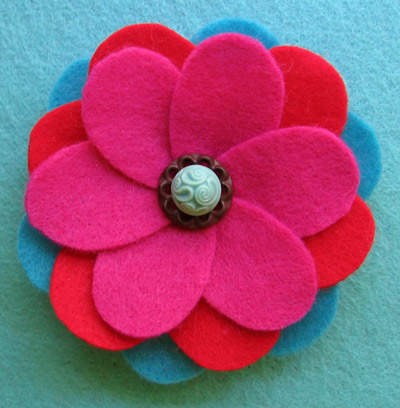
%> input picture Input/flower.jpg, 400 x 408 px
$ octave Photocopy.m   (GNU Octave 9; MATLAB toolbox functions it lacks are replaced by stand-ins)
%> lines starting %> are read from the running program, lines starting %| are printed output that depends on the picture; in (x1, y1, x2, y2) boxes, pixels count from 0 and x2, y2 are one past the last pixel; in counts of white or black regions, pixels touching at a corner belong together; the program's own positions count from 1
%Loading input image
InputImage = imread("flower.jpg");
%> InputImage is the input picture: size 408x400x3 uint8; mean R, G, B 150.2, 87.4, 119.7
%Convert the input image into grayscale
GrayImage = rgb2gray(InputImage);
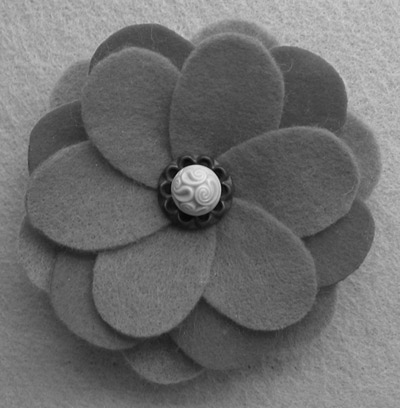
%> GrayImage: size 408x400 uint8; min 5, max 233, mean 109.8
%Convert the Gray image's pixel value into double
GrayImageDouble = double(GrayImage);
% Copying the input image in a variable
OutputImaget80 = GrayImageDouble;
%Selecting a threshhold value for applying effects
Threshold = 100;
% This loop is for row of the matrix
for row = 1 : size(GrayImageDouble, 1)
    % This loop is for column of the matrix
    for column = 1 : size(GrayImageDouble, 2)
        % If pixel value is less then the threshold value then calculate
        % the pixel value from the formula.
        % NewPixelVal = (PixelValue * (Threshold - PixelValue))/ Threshold^2
        if  Threshold > GrayImageDouble(row,column)
            OutputImaget80(row, column) = 0;
        else
            % If pixel value is greater than the threshold value then set
            % NewPixelVal = 255;
            OutputImaget80(row, column) = 255;
        end
    end
end
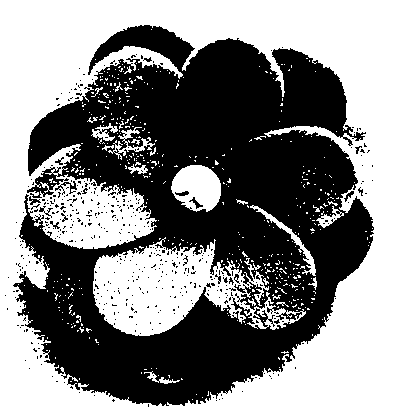
%> OutputImaget80: size 408x400 double; 51.4% white; 469 black regions (453 under 20 px), largest, box (x1, y1, x2, y2) and area: (13, 25, 374, 406) 77493, (55, 181, 77, 195) 93, (189, 197, 203, 209) 51
%Display Input and Output Image
% Display Input and Output Image
subplot(1,2, 1);
imshow(uint8(uint8(InputImage)), []);
title('Input image');
subplot(1,2, 2);
imshow(uint8(uint8(OutputImaget80)), []);
title('Output image');

$ run again, with Input/cat.png saved as Input/flower.jpg
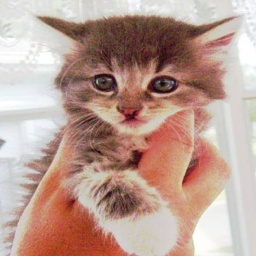
%> input picture Input/cat.png, 256 x 256 px
%> InputImage is the input picture: size 256x256x3 uint8; mean R, G, B 188, 158.8, 147.9
%> `GrayImage = rgb2gray(InputImage);`:
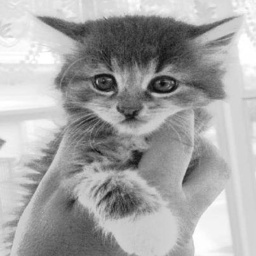
%> GrayImage: size 256x256 uint8; min 9, max 255, mean 166.3
%> after the loop `for row = 1 : size(GrayImageDouble, 1)`:
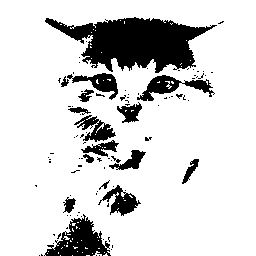
%> OutputImaget80: size 256x256 double; 83.7% white; 96 black regions (79 under 20 px), largest, box (x1, y1, x2, y2) and area: (45, 17, 217, 73) 5259, (44, 214, 111, 256) 1373, (137, 75, 215, 101) 764

$ run again, with Input/dog.png saved as Input/flower.jpg
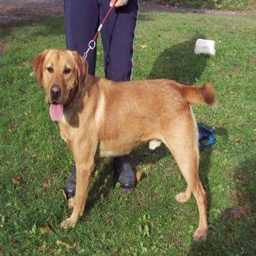
%> input picture Input/dog.png, 256 x 256 px
%> InputImage is the input picture: size 256x256x3 uint8; mean R, G, B 114.5, 111.5, 77.1
%> `GrayImage = rgb2gray(InputImage);`:
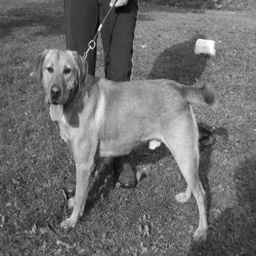
%> GrayImage: size 256x256 uint8; min 4, max 255, mean 108.5
%> after the loop `for row = 1 : size(GrayImageDouble, 1)`:
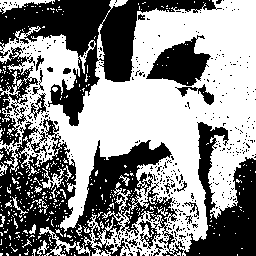
%> OutputImaget80: size 256x256 double; 54.3% white; 408 black regions (386 under 20 px), largest, box (x1, y1, x2, y2) and area: (0, 119, 256, 256) 16007, (0, 0, 222, 126) 8491, (146, 35, 211, 86) 1766
